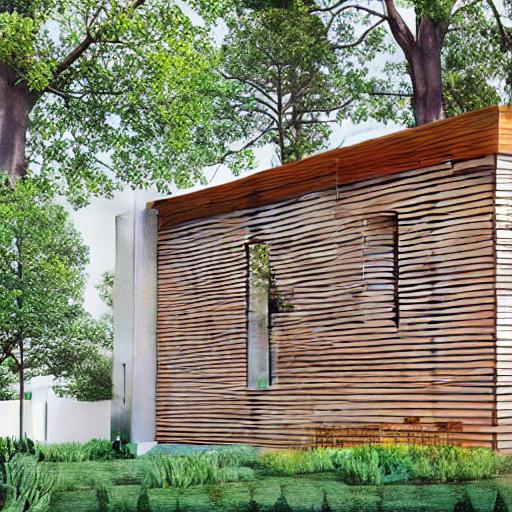
#> input picture backend/generated_images/generated_2a107c0e9b304a268df3a59adfbcb77c.png, 512 x 512 px
$ python -i evaluation_service.py   (imports and definitions only)
#> lines starting #> are read from the running program, lines starting #| are printed output that depends on the picture
#> further down, picture is the input picture: PIL image 512x512 RGB; mean R, G, B 127.5, 129.5, 106.5
from PIL import Image, ImageStat, ImageFilter


def evaluate_image(
    image: Image.Image
) -> dict:

    if image is None:
        raise ValueError("Image is required")

    image = image.convert("RGB")

    # ---------------------------------------------
    # BASIC IMAGE INFORMATION
    # ---------------------------------------------

    width, height = image.size
#> width = 512; height = 512

    # ---------------------------------------------
    # BRIGHTNESS
    # ---------------------------------------------

    grayscale = image.convert("L")
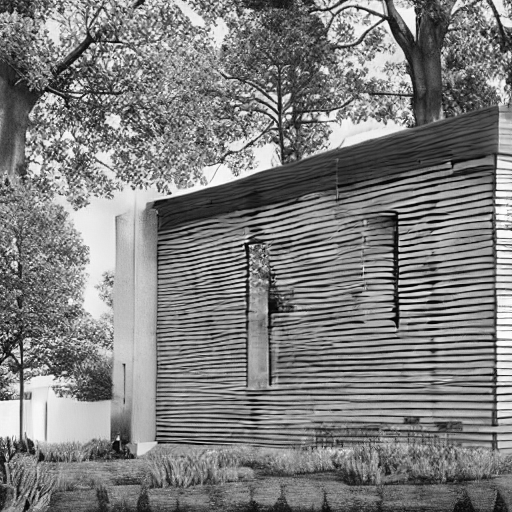
#> grayscale: PIL image 512x512 L; min 0, max 255, mean 126.3

    brightness = ImageStat.Stat(
        grayscale
    ).mean[0]
#> brightness = 126.3

    # ---------------------------------------------
    # CONTRAST
    # ---------------------------------------------

    contrast = ImageStat.Stat(
        grayscale
    ).stddev[0]
#> contrast = 59.82

    # ---------------------------------------------
    # SHARPNESS
    # ---------------------------------------------

    edges = grayscale.filter(
        ImageFilter.FIND_EDGES
    )
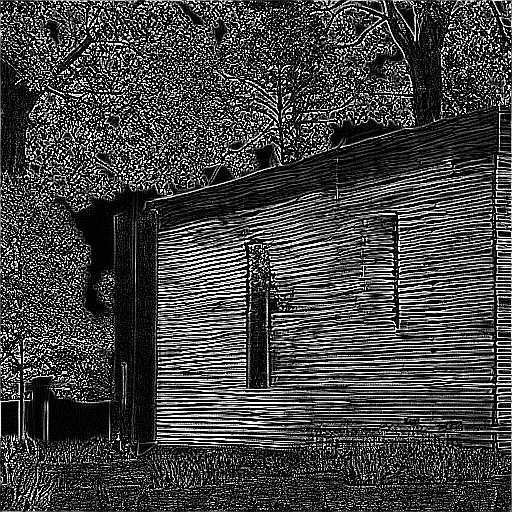
#> edges: PIL image 512x512 L; min 0, max 255, mean 65.7

    sharpness = ImageStat.Stat(
        edges
    ).mean[0]
#> sharpness = 65.71

    # ---------------------------------------------
    # QUALITY STATUS
    # ---------------------------------------------

    quality = "good"

    if sharpness < 5 or contrast < 10:
        quality = "needs_improvement"

    return {
        "resolution": f"{width}x{height}",
        "brightness": round(brightness, 2),
        "contrast": round(contrast, 2),
        "sharpness": round(sharpness, 2),
        "quality": quality
    }

>>> from PIL import Image
>>> picture = Image.open('../../generated_images/generated_2a107c0e9b304a268df3a59adfbcb77c.png')
>>> result = evaluate_image(picture)
#> result = {'resolution': '512x512', 'brightness': 126.3, 'contrast': 59.82, 'sharpness': 65.71, 'quality': 'good'}

$ run again, on backend/generated_images/generated_2be880315a94438f8849af2be15b5228.png
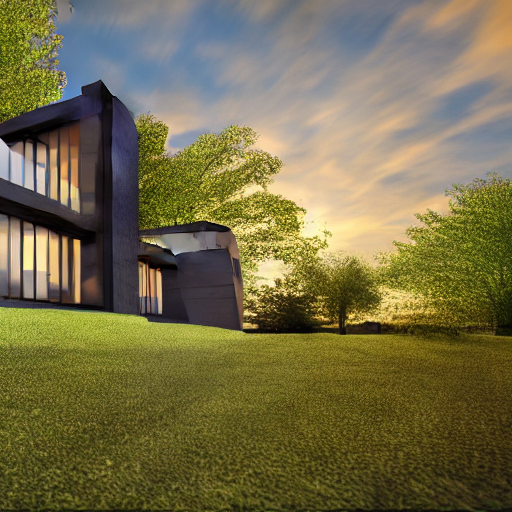
#> input picture backend/generated_images/generated_2be880315a94438f8849af2be15b5228.png, 512 x 512 px
#> picture is the input picture: PIL image 512x512 RGB; mean R, G, B 117.7, 110.3, 73.2
#> in evaluate_image, `grayscale = image.convert("L")`:
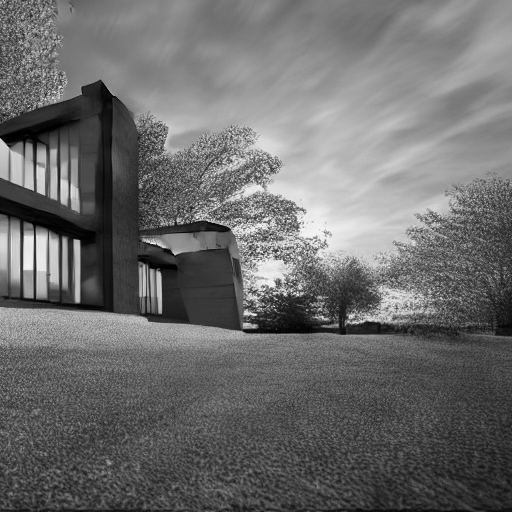
#> grayscale: PIL image 512x512 L; min 0, max 252, mean 108.3
#> brightness = 108.3
#> contrast = 50.35
#> in evaluate_image, `edges = grayscale.filter( ImageFilter.FIND_EDGES )`:
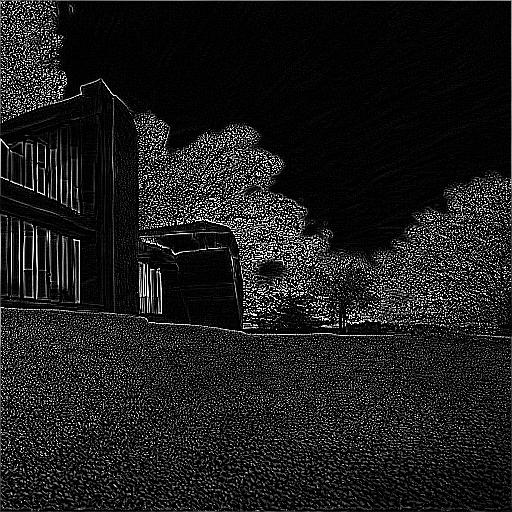
#> edges: PIL image 512x512 L; min 0, max 255, mean 28.4
#> sharpness = 28.43
#> result = {'resolution': '512x512', 'brightness': 108.3, 'contrast': 50.35, 'sharpness': 28.43, 'quality': 'good'}

$ run again, on backend/generated_images/generated_2f28c9d9125a4692bdd086ee5ae00fdf.png
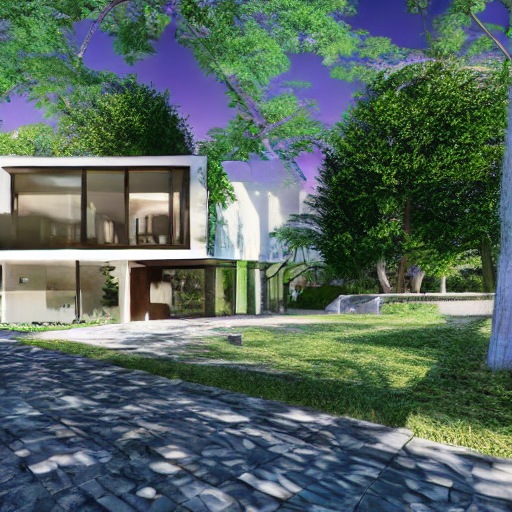
#> input picture backend/generated_images/generated_2f28c9d9125a4692bdd086ee5ae00fdf.png, 512 x 512 px
#> picture is the input picture: PIL image 512x512 RGB; mean R, G, B 86.9, 104.3, 96.7
#> in evaluate_image, `grayscale = image.convert("L")`:
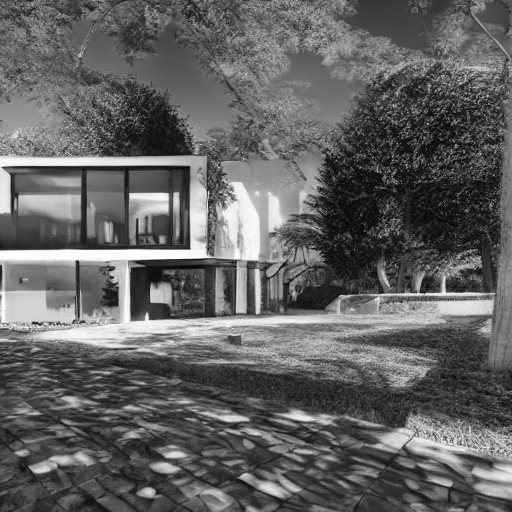
#> grayscale: PIL image 512x512 L; min 0, max 255, mean 98.2
#> brightness = 98.22
#> contrast = 53.9
#> in evaluate_image, `edges = grayscale.filter( ImageFilter.FIND_EDGES )`:
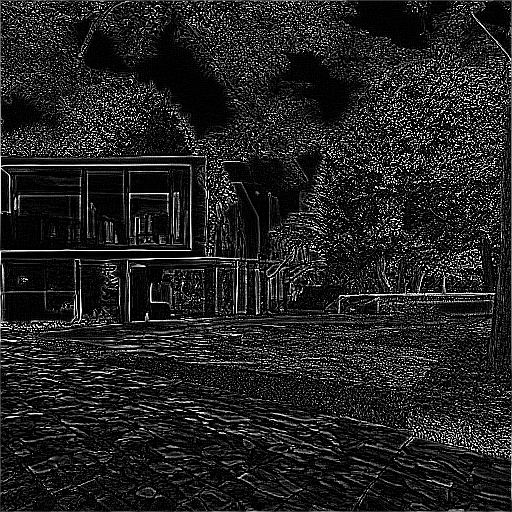
#> edges: PIL image 512x512 L; min 0, max 255, mean 33.7
#> sharpness = 33.7
#> result = {'resolution': '512x512', 'brightness': 98.22, 'contrast': 53.9, 'sharpness': 33.7, 'quality': 'good'}

$ run again, on backend/generated_images/generated_6769e4dc2d1046a4bc8da7c4446d0aa3.png
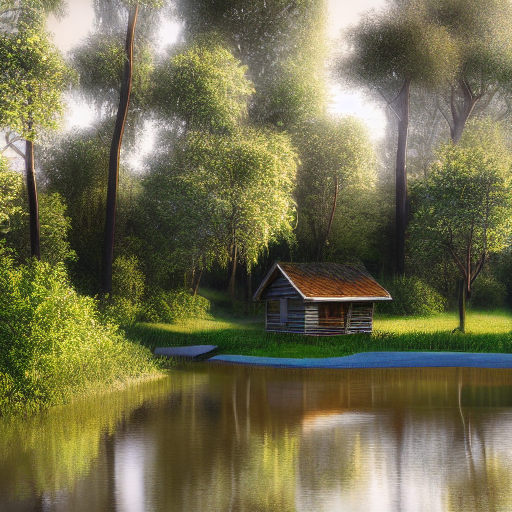
#> input picture backend/generated_images/generated_6769e4dc2d1046a4bc8da7c4446d0aa3.png, 512 x 512 px
#> picture is the input picture: PIL image 512x512 RGB; mean R, G, B 113.7, 110.2, 77.7
#> in evaluate_image, `grayscale = image.convert("L")`:
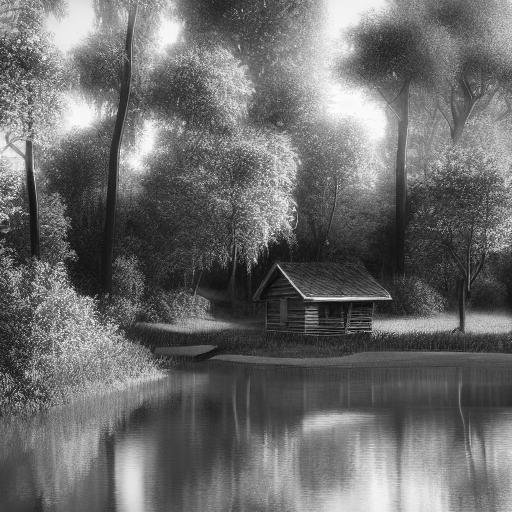
#> grayscale: PIL image 512x512 L; min 0, max 254, mean 107.6
#> brightness = 107.6
#> contrast = 55.26
#> in evaluate_image, `edges = grayscale.filter( ImageFilter.FIND_EDGES )`:
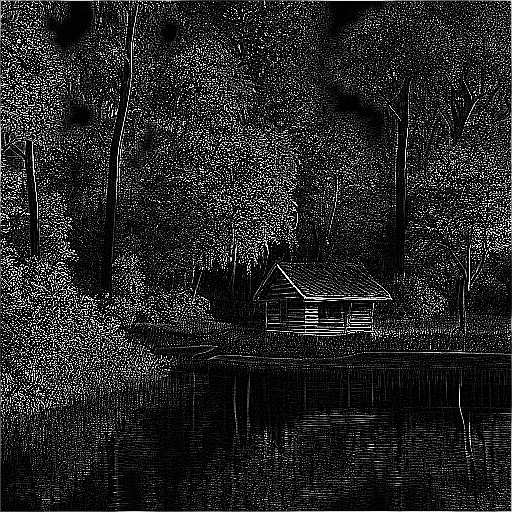
#> edges: PIL image 512x512 L; min 0, max 255, mean 36.4
#> sharpness = 36.36
#> result = {'resolution': '512x512', 'brightness': 107.6, 'contrast': 55.26, 'sharpness': 36.36, 'quality': 'good'}
